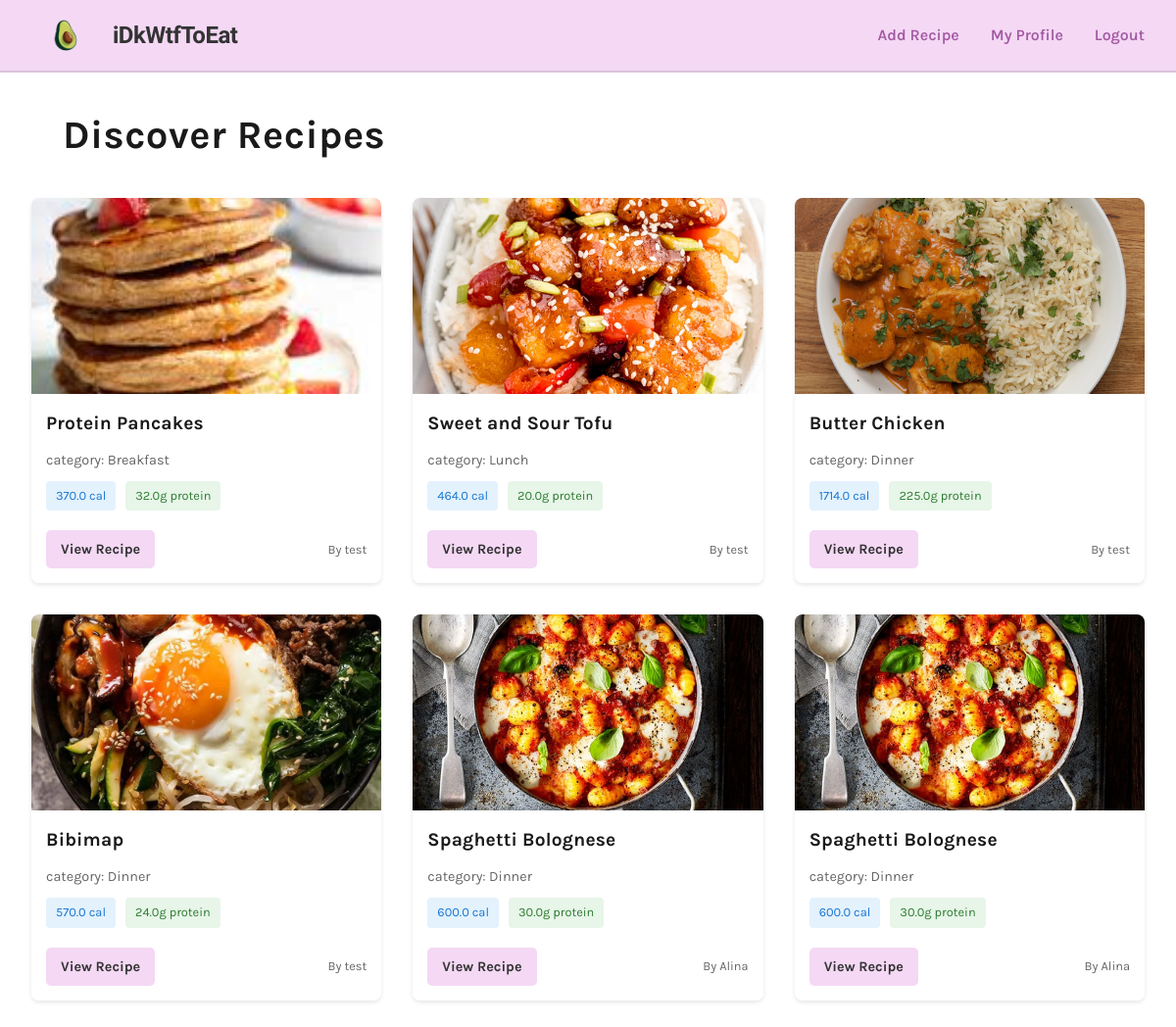
The page /index (signed in) on the database its author committed.
### app/models.py (models this page shows, shortened)
class Recipe(db.Model):
    id = db.Column(db.Integer, primary_key=True)
    title = db.Column(db.String(100), nullable=False)
    description = db.Column(db.Text)
    ingredients = db.Column(db.Text, nullable=False)
    instructions = db.Column(db.Text, nullable=False)
    calories = db.Column(db.Float, nullable=False)
    protein = db.Column(db.Float, nullable=False)
    created_at = db.Column(db.DateTime, default=datetime.utcnow)
    user_id = db.Column(db.Integer, db.ForeignKey('user.id'))
    category_id = db.Column(db.Integer, db.ForeignKey('category.id'))
    image_url = db.Column(db.String(255))  # Store the path to the uploaded image
    prep_time = db.Column(db.Float)
    cook_time = db.Column(db.Float)
    servings = db.Column(db.Float)

class Category(db.Model):
    id = db.Column(db.Integer, primary_key=True)
    name = db.Column(db.String(50), unique=True, nullable=False)
    recipes = db.relationship('Recipe', backref='category', lazy='dynamic')

class User(UserMixin, db.Model):
    id = db.Column(db.Integer, primary_key=True)
    username = db.Column(db.String(64), unique=True, nullable=False)
    email = db.Column(db.String(120), unique=True, nullable=False)
    password_hash = db.Column(db.String(128))
    recipes = db.relationship('Recipe', backref='author', lazy='dynamic')

### app/main/routes.py (the view)
@bp.route('/')
@bp.route('/index')
def index():
    recipes = Recipe.query.order_by(Recipe.created_at.desc()).all()
    return render_template('index.html',
                         title='Home',
                         recipes=recipes)

### app/models.py (called while the page is built)
@login.user_loader
def load_user(id):
    return User.query.get(int(id))

### app/templates/index.html (shortened to what this page needs)
{% extends "base.html" %}
{% block content %}
    {% if not current_user.is_authenticated %}
        <section class="hero-section">
            <div class="hero-content">
                <div class="hero-text">
                    <h1>Don't Know what to eat?</h1>
                    <p class="subtitle">We got you.</p>
                    <div class="user-avatars">
                        <img src="{{ url_for('static', filename='images/user-pic.jpg') }}" alt="User" class="avatar">
                        <img src="{{ url_for('static', filename='images/user-pic.jpg') }}" alt="User" class="avatar">
                        <img src="{{ url_for('static', filename='images/user-pic.jpg') }}" alt="User" class="avatar">
                        <img src="{{ url_for('static', filename='images/user-pic.jpg') }}" alt="User" class="avatar">
                        <img src="{{ url_for('static', filename='images/user-pic.jpg') }}" alt="User" class="avatar">
                    </div>
                    <p class="testimonial">Our users love our recipes!</p>
                </div>
                <div class="hero-image">
                    <img src="{{ url_for('static', filename='images/main-body-food.jpg') }}" alt="Delicious Dish">
                </div>
            </div>
        </section>
        <section class="hot-recipes">
            <h2>Hot Recipes Added By Users</h2>
            <div class="recipe-grid">
                {% if recipes %}
                    {% for recipe in recipes[:4] %}
                        <div class="recipe-card">
                            {% if recipe.image_url %}
                                <img src="{{ recipe.image_url }}" alt="{{ recipe.title }}">
                            {% else %}
                                <img src="{{ url_for('static', filename='images/main-body-food.jpg') }}" alt="Default Recipe Image">
                            {% endif %}
                            <div class="recipe-info">
                                <h3>{{ recipe.title }}</h3>
                            </div>
                        </div>
                    {% endfor %}
                {% else %}
                    <p class="no-recipes">No recipes found yet. Be the first to add one!</p>
                {% endif %}
            </div>
        </section>
    {% else %}
        <div class="discover-section">
            <h1>Discover Recipes</h1>
            <div class="recipes-grid">
                {% if recipes %}
                    {% for recipe in recipes %}
                        <div class="recipe-card">
                            {% if recipe.image_url %}
                                <img src="{{ recipe.image_url }}" alt="{{ recipe.title }}">
                            {% else %}
                                <img src="{{ url_for('static', filename='images/main-body-food.jpg') }}" alt="Default Recipe Image">
                            {% endif %}
                            <div class="recipe-info">
                                <h3>{{ recipe.title }}</h3>
                                <div class="recipe-category">
                                    <span>category: {{ recipe.category.name }}</span>
                                </div>
                                <div class="recipe-stats">
                                    <span class="stat-item calories">{{ recipe.calories }} cal</span>
                                    <span class="stat-item protein">{{ recipe.protein }}g protein</span>
                                </div>
                                <div class="recipe-footer">
                                    <a href="{{ url_for('main.view_recipe', id=recipe.id) }}" class="view-recipe-btn">View Recipe</a>
                                    <span class="recipe-author">By {{ recipe.author.username }}</span>
                                </div>
                            </div>
                        </div>
                    {% endfor %}
                {% else %}
                    <p class="no-recipes">No recipes found yet. Be the first to add one!</p>
                {% endif %}
            </div>
        </div>
    {% endif %}
{% endblock %}

### app/static/css/styles.css (style rules this page uses)
:root { --primary-color: #F4D8F4; --secondary-color: #6c757d; --success-color: #28a745; --danger-color: #dc3545; --light-color: #f8f9fa; --dark-color: #343a40; --border-color: #dee2e6; --text-color: #333333; --link-color: #333333; --hover-color: #000000; }
* { margin: 0; padding: 0; box-sizing: border-box; }
body { font-family: "Karla", sans-serif; line-height: 1.6; color: #333; background-color: #ffffff; min-width: 100%; overflow-x: hidden; }
.recipe-grid, .recipes-grid, .user-recipes .recipe-grid { display: grid; grid-template-columns: repeat(auto-fill, minmax(300px, 1fr)); gap: 2rem; padding: 0; max-width: 1200px; margin: 0 auto; }
.recipe-card { background: #F4D8F4; border-radius: 8px; box-shadow: 0 2px 4px rgba(0, 0, 0, 0.1); overflow: hidden; transition: transform 0.3s ease; display: flex; flex-direction: column; height: 100%; padding: 0; }
.recipe-card img { width: 100%; height: 200px; object-fit: cover; }
.recipe-info { padding: 15px; display: flex; flex-direction: column; flex-grow: 1; }
.recipe-info h3 { margin: 0 0 10px 0; font-size: 1.2em; color: #333; }
.recipe-category { margin: 0 0 10px 0; color: #666; font-size: 0.9em; }
.recipe-stats { display: flex; gap: 10px; margin: 0 0 10px 0; }
.stat-item { padding: 5px 10px; border-radius: 4px; font-size: 0.8em; color: white; }
.calories { background-color: #e3f2fd; color: #1976d2; }
.protein { background-color: #e8f5e9; color: #2e7d32; }
.recipe-footer { display: flex; justify-content: space-between; align-items: center; margin-top: auto; padding-top: 10px; }
.view-recipe-btn, .view-recipe { background: #F4D8F4; color: #333; padding: 8px 15px; border-radius: 4px; text-decoration: none; font-size: 0.9em; transition: background-color 0.3s ease; }
.recipe-author { color: #666; font-size: 0.8em; }
.discover-section { padding: 2rem; max-width: 1200px; margin: 0 auto; }
.discover-section h1 { font-size: 2.5rem; margin-bottom: 2rem; color: #333; padding: 0 2rem; }
body, .container, .main-container, .card, .recipe-card, .recipe-info, .discover-section, .hot-recipes, .user-profile, .user-recipes { color: #222 !important; background-color: #fff; }
h1, h2, h3, h4, h5, h6, .recipe-header h1, .hot-recipes h2, .discover-section h1, .user-profile h1, .user-recipes h2 { color: #1a1a1a !important; font-weight: 700; letter-spacing: 0.5px; text-shadow: 0 1px 2px rgba(255,255,255,0.7); }
a, .nav-link { color: #a259a2; text-decoration: none; font-weight: 600; transition: color 0.2s; }
.btn, .btn-primary, .btn-secondary, .btn-danger, .filter-button, .view-recipe-btn, .view-recipe { font-weight: 700; border-radius: 5px; outline: none; border: none; transition: background 0.2s, color 0.2s; }
.card-title, .recipe-title h3, .recipe-info h3 { color: #1a1a1a !important; font-weight: 700; letter-spacing: 0.2px; }

### rows shown on the page
Recipe: image_url (picture), title "Protein Pancakes", category.name "Breakfast", calories "370.0", protein "32.0", author.username "test"
Recipe: image_url (picture), title "Sweet and Sour Tofu", category.name "Lunch", calories "464.0", protein "20.0", author.username "test"
Recipe: image_url (picture), title "Butter Chicken", category.name "Dinner", calories "1714.0", protein "225.0", author.username "test"
Recipe: image_url (picture), title "Bibimap", category.name "Dinner", calories "570.0", protein "24.0", author.username "test"
Recipe: title "Spaghetti Bolognese", category.name "Dinner", calories "600.0", protein "30.0", author.username "Alina"
Recipe: title "Spaghetti Bolognese", category.name "Dinner", calories "600.0", protein "30.0", author.username "Alina"
